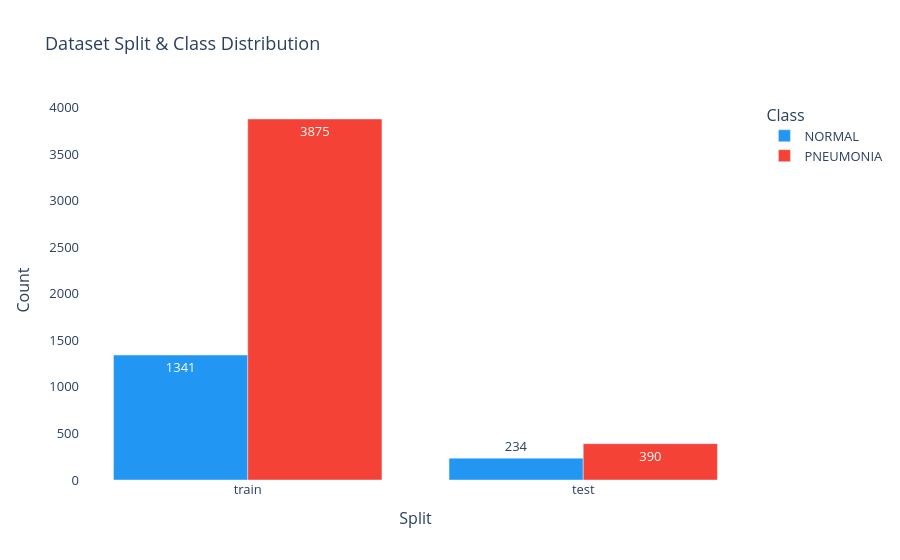

Write notebook code for a chart like this one.
### Code cell
# Grouped bar -- how many images per class per split?
fig = px.bar(
    df_counts,
    x='Split', y='Count', color='Class',
    barmode='group', text_auto=True,
    color_discrete_map={'NORMAL': '#2196F3', 'PNEUMONIA': '#F44336'},
    title='Dataset Split & Class Distribution'
)
fig.update_layout(plot_bgcolor='white', paper_bgcolor='white', font=dict(size=13))
fig.show()

### Figure 1 — Plotly figure (JSON) as saved in the notebook; plotly's stock layout.template omitted (floating-point values rounded to 4 significant figures)
{"data": [{"alignmentgroup": "True", "hovertemplate": "Class=NORMAL<br>Split=%{x}<br>Count=%{y}<extra></extra>", "legendgroup": "NORMAL", "marker": {"color": "#2196F3", "pattern": {"shape": ""}}, "name": "NORMAL", "offsetgroup": "NORMAL", "orientation": "v", "showlegend": true, "textposition": "auto", "texttemplate": "%{y}", "type": "bar", "x": ["train", "test"], "xaxis": "x", "y": [1341, 234], "yaxis": "y"}, {"alignmentgroup": "True", "hovertemplate": "Class=PNEUMONIA<br>Split=%{x}<br>Count=%{y}<extra></extra>", "legendgroup": "PNEUMONIA", "marker": {"color": "#F44336", "pattern": {"shape": ""}}, "name": "PNEUMONIA", "offsetgroup": "PNEUMONIA", "orientation": "v", "showlegend": true, "textposition": "auto", "texttemplate": "%{y}", "type": "bar", "x": ["train", "test"], "xaxis": "x", "y": [3875, 390], "yaxis": "y"}], "layout": {"barmode": "group", "font": {"size": 13}, "legend": {"title": {"text": "Class"}, "tracegroupgap": 0}, "paper_bgcolor": "white", "plot_bgcolor": "white", "title": {"text": "Dataset Split & Class Distribution"}, "xaxis": {"anchor": "y", "domain": [0, 1], "title": {"text": "Split"}}, "yaxis": {"anchor": "x", "domain": [0, 1], "title": {"text": "Count"}}}}
